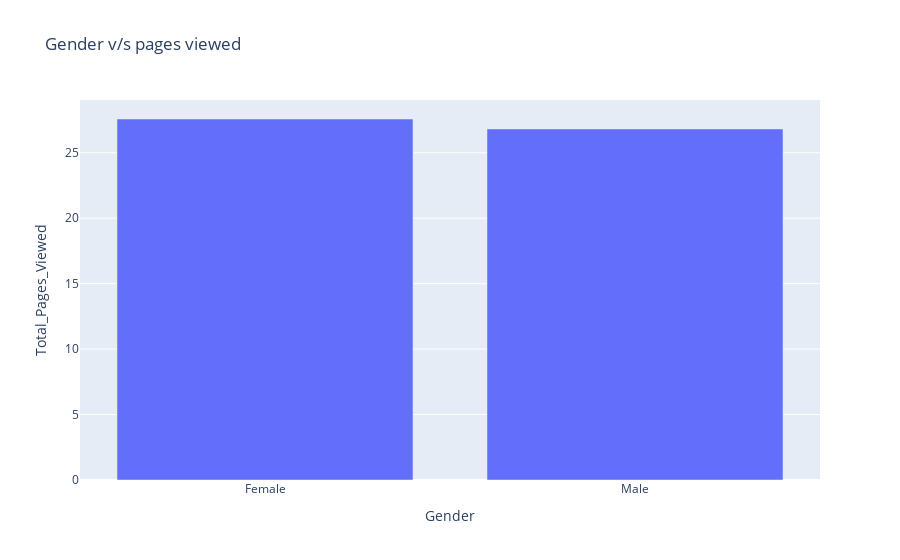

The cell this chart's notebook holds for it:
### Code cell
#avg pages viewed by genders
genders=data.groupby("Gender")["Total_Pages_Viewed"].mean().reset_index()

fig=px.bar(genders,x="Gender",y="Total_Pages_Viewed",title="Gender v/s pages viewed")
fig.show()

### Figure 1 — Plotly figure (JSON) as saved in the notebook; plotly's stock layout.template omitted (floating-point values rounded to 4 significant figures)
{"data": [{"alignmentgroup": "True", "hovertemplate": "Gender=%{x}<br>Total_Pages_Viewed=%{y}<extra></extra>", "legendgroup": "", "marker": {"color": "#636efa", "pattern": {"shape": ""}}, "name": "", "offsetgroup": "", "orientation": "v", "showlegend": false, "textposition": "auto", "type": "bar", "x": ["Female", "Male"], "xaxis": "x", "y": [27.58, 26.82], "yaxis": "y"}], "layout": {"barmode": "relative", "legend": {"tracegroupgap": 0}, "title": {"text": "Gender v/s pages viewed"}, "xaxis": {"anchor": "y", "domain": [0, 1], "title": {"text": "Gender"}}, "yaxis": {"anchor": "x", "domain": [0, 1], "title": {"text": "Total_Pages_Viewed"}}}}
